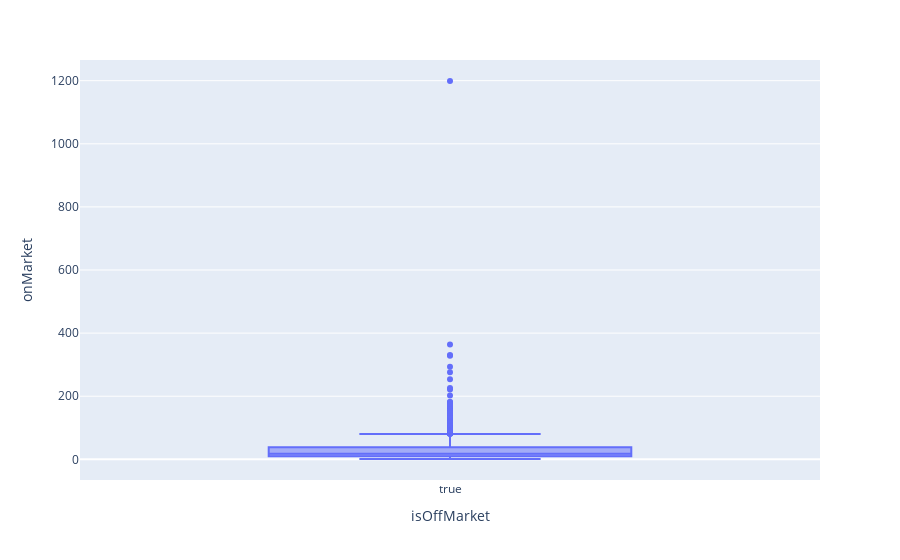

Notebook code cell kept with this figure:
### Markdown cell above
## how long does the apartment stay on maket

### Code cell
df1 = df[df['timeBeforeRent'] > 0 ]
fig = px.box(df1, 'isOffMarket' ,"onMarket")
fig.show()

### Figure 1 — Plotly figure (JSON) as saved in the notebook; plotly's stock layout.template omitted (floating-point values rounded to 4 significant figures; data arrays with more than 128 entries replaced by an {"elided": "..."} marker saying what was removed)
{"data": [{"alignmentgroup": "True", "hovertemplate": "isOffMarket=%{x}<br>onMarket=%{y}<extra></extra>", "legendgroup": "", "marker": {"color": "#636efa"}, "name": "", "notched": false, "offsetgroup": "", "orientation": "v", "showlegend": false, "type": "box", "x": {"elided": "2328 bool values"}, "x0": " ", "xaxis": "x", "y": {"elided": "2328 int values"}, "y0": " ", "yaxis": "y"}], "layout": {"boxmode": "group", "legend": {"tracegroupgap": 0}, "margin": {"t": 60}, "xaxis": {"anchor": "y", "domain": [0, 1], "title": {"text": "isOffMarket"}}, "yaxis": {"anchor": "x", "domain": [0, 1], "title": {"text": "onMarket"}}}}
